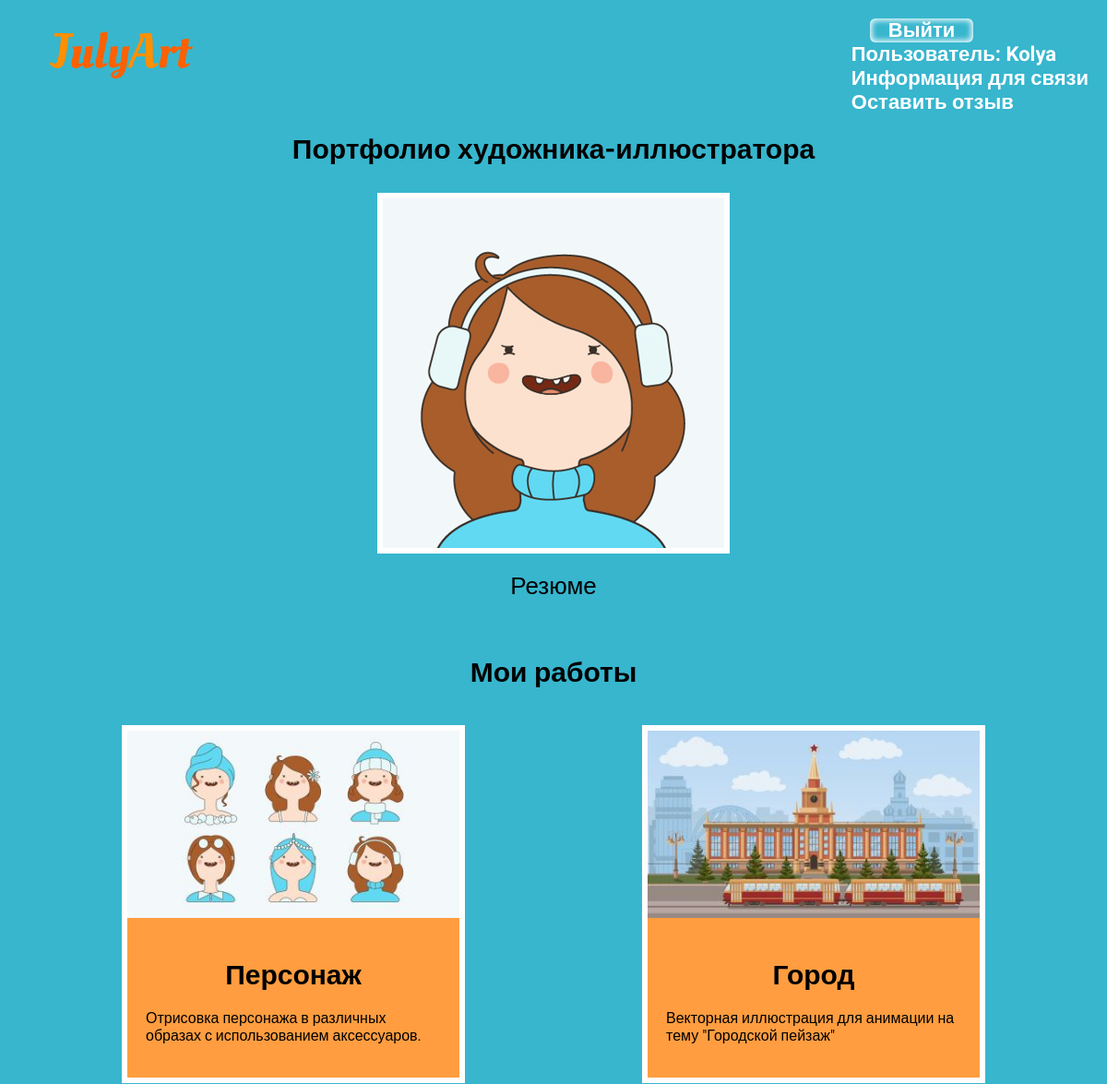
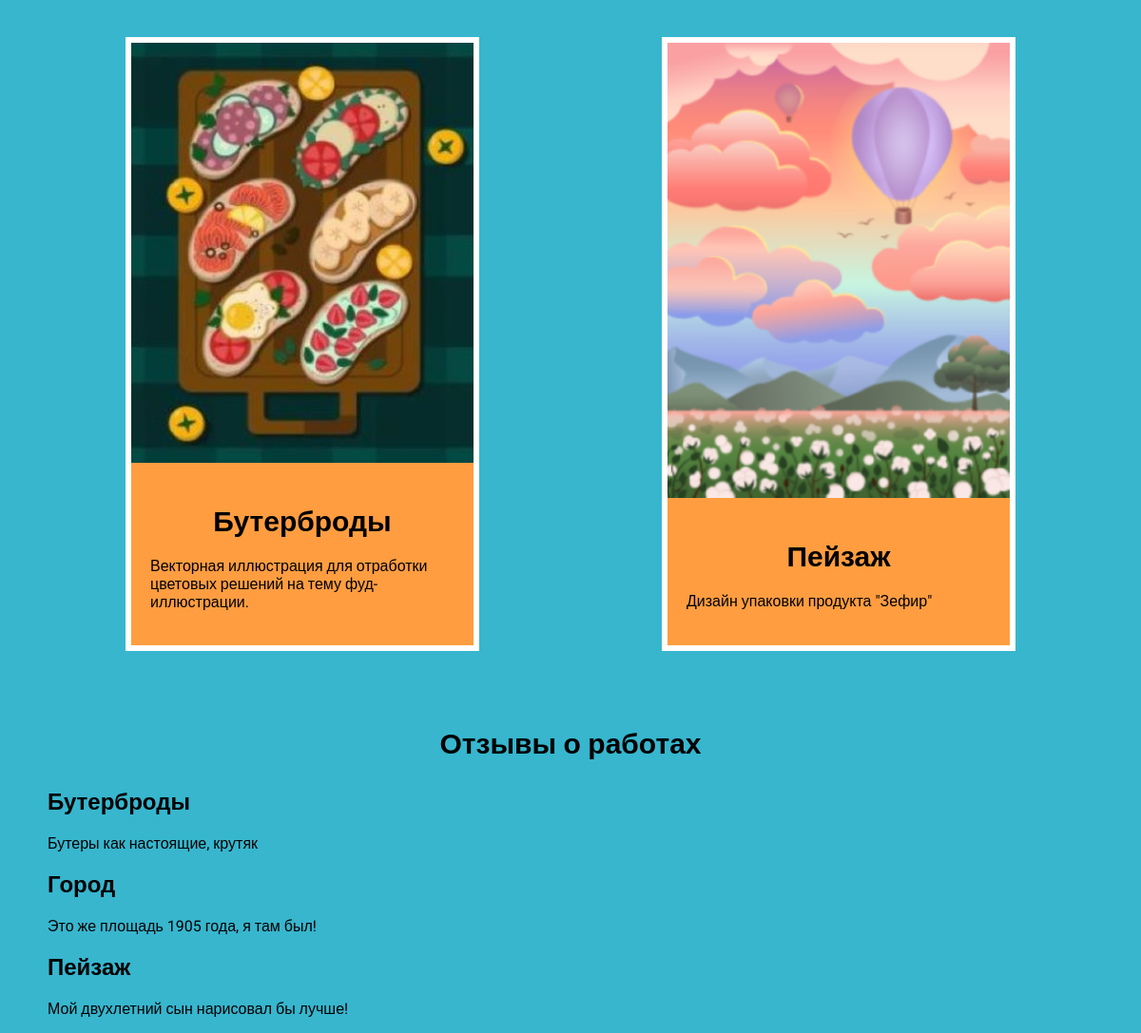
The page / (signed in) on the database its author committed (2 pictures, top to bottom).
### works/models.py (models this page shows, shortened)
class Works(models.Model):
    title = models.CharField(max_length=100)
    description = models.CharField(max_length=200)
    image = models.ImageField(upload_to='works/images/')

class Feedback(models.Model):
    title = models.CharField(max_length=70)
    feedback = models.TextField()
    user = models.ForeignKey(User, on_delete=models.CASCADE)

### works/views.py (the view)
# urls.py: path('', views.index, name='index'),
def index(request):
    projects = Works.objects.all()
    feedbacks = Feedback.objects.all()
    return render(request, 'works/index.html', {'projects': projects, 'feedbacks': feedbacks})

### works/templates/works/index.html
{% extends 'works/base.html' %}
{% load static %}
{% block content %}
<p class="headline">Портфолио художника-иллюстратора</p>
<div class="img">
    <img src="{% static 'works/2.png' %}" alt="Selfie">
    <p><a class="res" href="{% static 'works/5.pdf' %}" target="_blank">Резюме</a></p>
</div>
<h2>Мои работы</h2>
<div class="block">
    {% for project in projects %}
    <div class="element">
        <div><img src="{{ project.image.url }}" alt=""></div>
    <div class="text">
    <h2>{{ project.title }}</h2>
    <p>{{ project.description }}</p>
        </div>
        </div>
    {% endfor %}
</div>
<p class="headline">Отзывы о работах</p>
<div>
    {% for feedback in feedbacks %}
    <div class="feedind">
    <h2>{{ feedback.title }}</h2>
    <p>{{ feedback.feedback }}</p>
    </div>
    {% endfor %}
{% endblock %}

### works/templates/works/base.html (shortened to what this page needs)
<!DOCTYPE html>
{% load static %}
<html lang="en">
<head>
    <link rel="stylesheet" href="{% static 'css/style.css' %}">
</head>
<body>
{% if user.is_authenticated %}
<div class="content">
    <div class="wrap">
        <div class="logo">
            <a href="{% url 'index' %}"><img src="{% static 'works/4.png' %}"></a>
        </div>
        <div class="menu2">
            <form class="out" action="{% url 'logoutuser' %}" method="post">
                    <button class="top">Выйти</button>
            </form>
            <p class="user">Пользователь: {{ user.username }}</p>
            <div class="out">
                <a class="inf" href="{% url 'contacts' %}">Информация для связи</a>
            </div>
            <a class="inf" href="{% url 'feedback' %}">Оставить отзыв</a>
        </div>
    </div>
</div>
{% endif %}
        {% block content %}
        {% endblock %}
    </div>
</body>
</html>

### works/static/css/style.css (style rules this page uses)
body { background: #37B6CE; font-family: Roboto, sans-serif; padding: 0; margin: 0; }
.wrap { max-width: 1200px; margin: 0 auto; padding: 20px; display: flex; justify-content: space-between; box-sizing: border-box; }
.block { display: flex; flex-wrap: wrap; justify-content: space-evenly; margin-bottom: 60px; }
.element { background: #FF9D40; border: 6px solid #FFF; margin: 20px 60px; }
.text { width: 360px; padding: 20px; box-sizing: border-box; }
.block img { max-width: 360px; }
.img + h2, .text h2 { text-align: center; margin: 20px 0; font-size: 30px; }
.img { text-align: center; margin-bottom: 60px; }
.img img { border: 6px solid #FFF; text-align: center; }
img { text-align: center; }
.headline { font-size: 30px; font-weight: bold; text-align: center; margin-top: 0; }
.res { text-decoration: none; font-size: 26px; color: black; }
a { text-decoration: none; }
.menu2 { color: white; display: flex; flex-direction: column; align-items: space-between; font-size: 22px; font-weight: bold; }
button { padding: 0 20px; border-radius: 6px; box-shadow: inset 0 0 6px 2px #FFF; margin-top: 40px; font-size: 18px; cursor: pointer; }
form { padding-left: 20px; }
.out button { margin-top: 0; border: none; background-color: inherit; font-size: 22px; font-weight: bold; color: white; }
.inf { font-size: 22px; font-weight: bold; color: white; }
.user { margin:0; }
.feedind { margin-left: 50px; }

### rows shown on the page
Works: image (picture), title "Персонаж", description "Отрисовка персонажа в различных образах с использованием аксессуаров."
Works: image (picture), title "Город", description "Векторная иллюстрация для анимации на тему \"Городской пейзаж\""
Works: image (picture), title "Бутерброды", description "Векторная иллюстрация для отработки цветовых решений на тему фуд-иллюстрации."
Works: image (picture), title "Пейзаж", description "Дизайн упаковки продукта \"Зефир\""
Feedback: title "Бутерброды", feedback "Бутеры как настоящие, крутяк"
Feedback: title "Город", feedback "Это же площадь 1905 года, я там был!"
Feedback: title "Пейзаж", feedback "Мой двухлетний сын нарисовал бы лучше!"

### other values the page prints
{{ user.username }} "Kolya"
